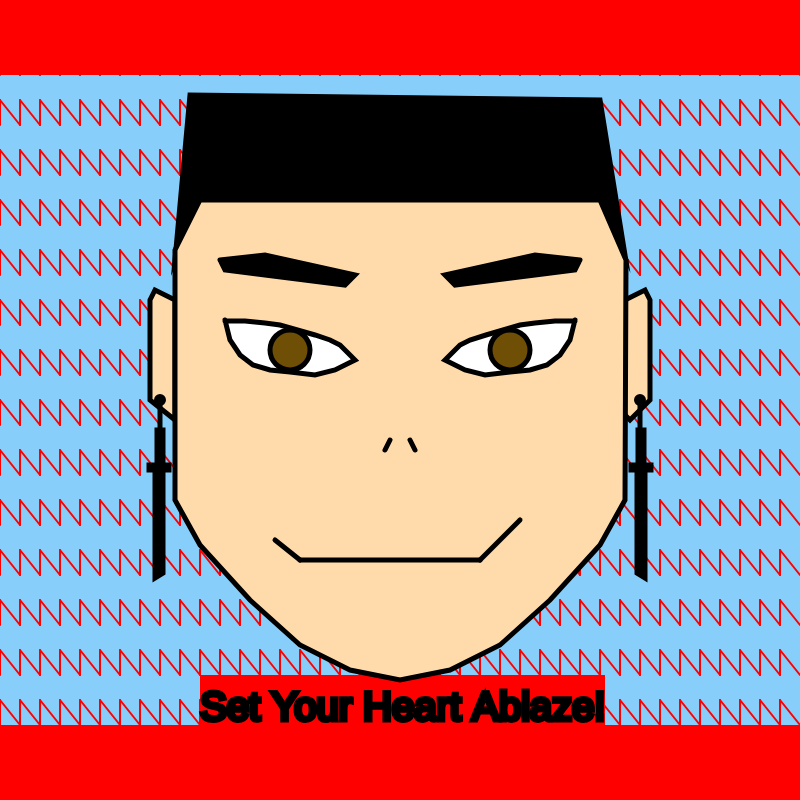
Frame 1 (no input)
Frame 60 (no input): identical to frame 1, image omitted
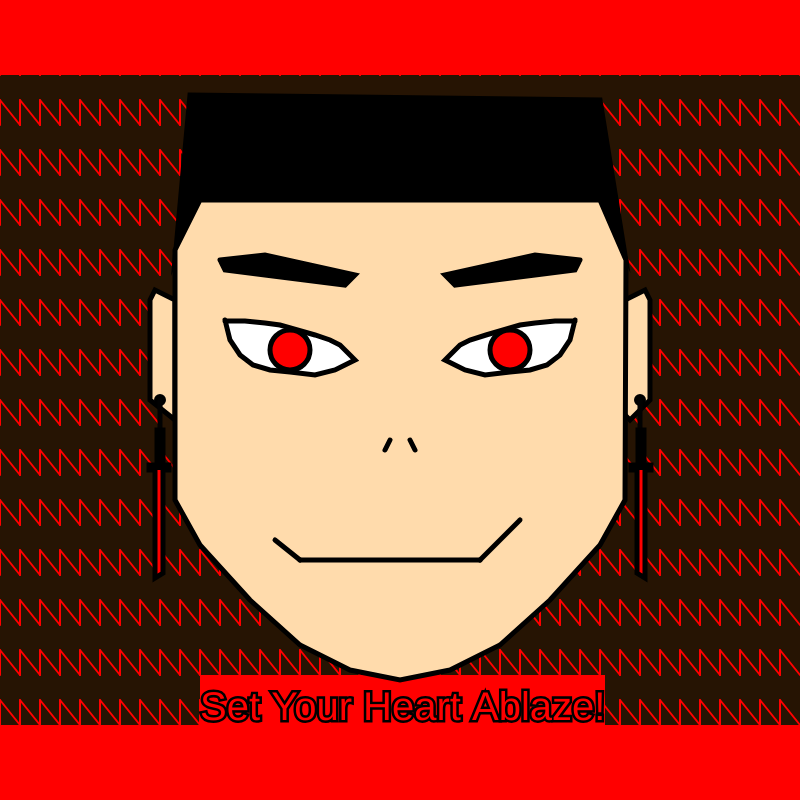
Frame 120 (the mouse pressed at the canvas centre since frame 60)

The p5.js sketch that drew these frames (run headless with seeded random() and noise() and a simulated clock; from frame 60 on, the mouse is pressed at the canvas centre):

// p5.js sketch
// ── sketch.js
function setup() {
  createCanvas(800, 800);
}
a = 0
b = 255

function draw() {
  if (mouseIsPressed){
    background(random(255),random(50),random(50));
  } else { 
  background(135,206,250);
  }
  
  fill(255,0,0);
  noStroke();
  rect(0,0,800,75)
  rect(200,675,405,75)
  rect(0,725,800,75)
    for (let w = 0; w < 800; w+=20){
      strokeWeight(2);
      stroke('Red')
      line(w,50,w,75) //Background
      line(w,100,w,125)
      line(w,150,w,175)
      line(w,200,w,225)
      line(w,250,w,275)
      line(w,300,w,325)
      line(w,350,w,375)
      line(w,400,w,425)
      line(w,450,w,475)     
      line(w,500,w,525)
      line(w,550,w,575)
      line(w,600,w,625)
      line(w,650,w,675)
      line(w,700,w,725)
      line(w,50,w+20,75)
      line(w,100,w+20,125)
      line(w,150,w+20,175)
      line(w,200,w+20,225)
      line(w,250,w+20,275)
      line(w,300,w+20,325)
      line(w,350,w+20,375)
      line(w,400,w+20,425)
      line(w,450,w+20,475)     
      line(w,500,w+20,525)
      line(w,550,w+20,575)
      line(w,600,w+20,625)
      line(w,650,w+20,675)
      line(w,700,w+20,725)
    
    }
  stroke(0);
  strokeWeight(5);
  fill(b,219,172);
  beginShape();
  vertex(625,300);//right ear
  vertex(645,290);
  vertex(650,300);
  vertex(650,400);
  vertex(630,420);
  vertex(625,415);
  endShape();
  
  
  
  strokeWeight(5);
  fill(b,219,172);
  beginShape();
  vertex(175,300);//left ear
  vertex(155,290);
  vertex(150,300);
  vertex(150,400);
  vertex(175,420);
  vertex(175,415);
  endShape(CLOSE);
  
  fill(a);
  strokeWeight(5);
  beginShape();
  vertex(275,540);
  vertex(300,560);
  vertex(480,560);
  vertex(520,520);
  endShape();

  fill(a);
  strokeCap(ROUND);
  beginShape();
  vertex(190,95);//hair
  vertex(175,260);
  vertex(200,200);
  vertex(600,200);
  vertex(625,255);
  vertex(600,100);
  endShape(CLOSE);

  fill(b,219,172);
  strokeWeight(5);
  beginShape();
  vertex(175,500);//Jawline
  vertex(200,545);
  vertex(250,600);
  vertex(300,645);
  vertex(350,670);
  vertex(400,680);
  vertex(450,670);
  vertex(500,645);
  vertex(550,600);
  vertex(600,545);
  vertex(625,500);
  vertex(626,260);
  vertex(600,200);
  vertex(200,200);
  vertex(175,250);
  vertex(175,500);
  endShape();
  
  strokeWeight(5);
  fill(a);
  line(390,440,385,450);
  line(410,440,415,450);
  
  fill(b);
  beginShape();
  vertex(225,320);// left eye
  vertex(230,340);
  vertex(240,355);
  vertex(253,365);
  vertex(270,370);
  vertex(290,372);
  vertex(315,375);
  vertex(335,370);
  vertex(355,360);
  vertex(350,355);
  vertex(340,345);
  vertex(330,340);
  vertex(315,335);
  vertex(280,325);
  vertex(265,323);
  vertex(245,321);
  vertex(225,321);
  endShape();
  
  fill(b);
  beginShape();
  vertex(575,320);// right eye
  vertex(570,340);
  vertex(560,355);
  vertex(547,365);
  vertex(530,370);
  vertex(510,372);
  vertex(485,375);
  vertex(465,370);
  vertex(445,360);
  vertex(450,355);
  vertex(460,345);
  vertex(470,340);
  vertex(486,335);
  vertex(520,325);
  vertex(535,323);
  vertex(555,321);
  vertex(575,321);
  endShape();
  
  
  fill(a);
  beginShape();
  vertex(220,260);// left eyebrow
  vertex(225,270);
  vertex(265,275);
  vertex(345,285);
  vertex(355,275);
  vertex(265,255);
  vertex(220,260);
  endShape();
  
  fill(a);
  beginShape();
  vertex(580,260);//right eyebrow
  vertex(575,270);
  vertex(535,275);
  vertex(455,285);
  vertex(445,275);
  vertex(535,255);
  vertex(580,260);
  endShape();
  
  line(275,540,300,560)
  line(300,560,480,560)
  line(480,560,520,520)

  fill(0);
  ellipse(160,400,7,7); //Left Earrings
  ellipse(640,400,7,7);
  
  stroke(2);
  line(160,400,160,430);
  line(640,400,640,430);
  
  stroke(0);
  rect(157,430,6,35);
  rect(149,465,20,5);

  
  stroke(0);
  rect(638,430,6,35);
  rect(631,465,20,5);
  
  
  if (mouseIsPressed){
    fill(255, 0, 0);
    ellipse(290,350,40,40);
    ellipse(510,350,40,40);
  } else {
    fill(111, 78, 5);
    ellipse(290,350,40,40);
    ellipse(510,350,40,40);  
  }

  if (mouseIsPressed){
    q = 255   
  } else {
    q = 0;
  }
  
  wordText();
function wordText(){
  let c = "Set Your Heart Ablaze!"  
  fill(q,0,0);
  textSize(40);
  text(c,200,720);
  


  fill(q,0,0);
  beginShape();
  vertex(155,470);
  vertex(155,578);
  vertex(163,573);
  vertex(163,470)
  endShape();
  
  fill(q,0,0);
  beginShape();
  vertex(645,470);
  vertex(645,578);
  vertex(637,573);
  vertex(637,470)
  endShape();
}

}
// ── style.css
html,
body {
  margin: 0px;
  padding: 5;
  background-color: black;
  color:white;
  
  height: 100%;
}

canvas {
  display: flex;
}


h1 {
  text-align: center;
  font-family: 'Times New Roman', monospace;
  font-size: 50px;
}

p {
  font-size: 20px;
  text-align: center;
  font-family: 'Roboto Mono', monospace;
}
